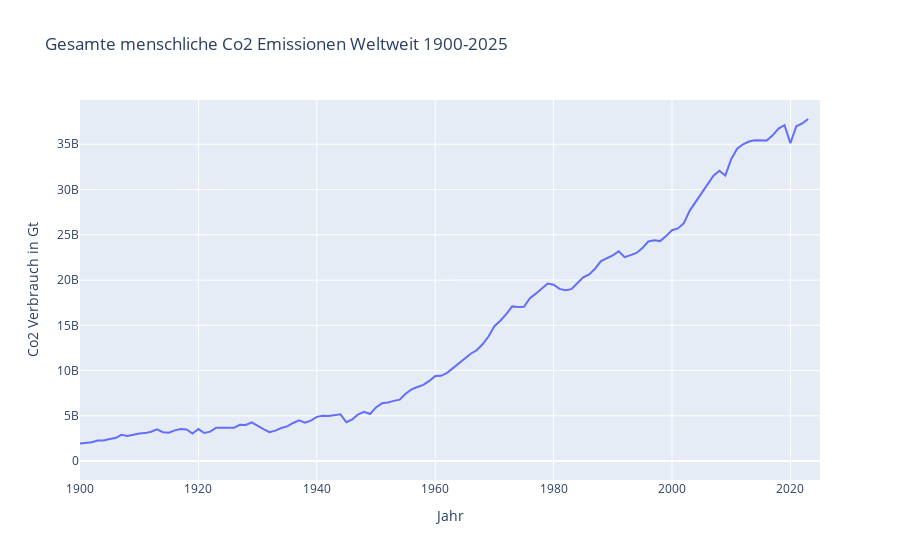

Notebook cell for this chart:
### Code cell
co2_welweit_fig= px.line(Co2_welweit, x = 'Year', y = 'Co2_emissions', title= 'Gesamte menschliche Co2 Emissionen Weltweit 1900-2025' )
co2_welweit_fig.update_layout( xaxis_range= [1900, 2025],
                              yaxis_title = 'Co2 Verbrauch in Gt',
                              xaxis_title = 'Jahr')
co2_welweit_fig.show()

### Figure 1 — Plotly figure (JSON) as saved in the notebook; plotly's stock layout.template omitted (floating-point values rounded to 4 significant figures; data arrays with more than 128 entries replaced by an {"elided": "..."} marker saying what was removed)
{"data": [{"hovertemplate": "Year=%{x}<br>Co2_emissions=%{y}<extra></extra>", "legendgroup": "", "line": {"color": "#636efa", "dash": "solid"}, "marker": {"symbol": "circle"}, "mode": "lines", "name": "", "orientation": "v", "showlegend": false, "type": "scatter", "x": {"elided": "274 int values"}, "xaxis": "x", "y": {"elided": "274 float values"}, "yaxis": "y"}], "layout": {"legend": {"tracegroupgap": 0}, "title": {"text": "Gesamte menschliche Co2 Emissionen Weltweit 1900-2025"}, "xaxis": {"anchor": "y", "domain": [0, 1], "range": [1900, 2025], "title": {"text": "Jahr"}}, "yaxis": {"anchor": "x", "domain": [0, 1], "title": {"text": "Co2 Verbrauch in Gt"}}}}
